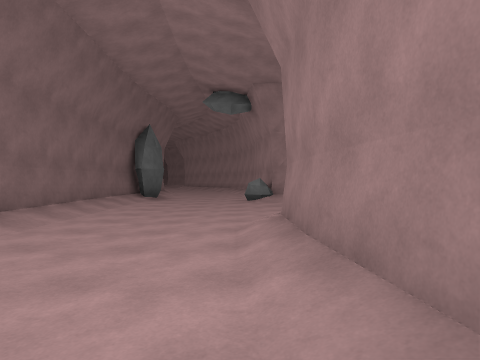
View 1 (above)

16 first-person views from a walk through a Unity game level. The camera is 1.3 m above the floor, looks level and sees 75° across. The floor is counted in squares, 2 m on a side. Each view is taken from the middle of a square. On the plan, view 1 faces up. The plan holds only what a view shows up to about 10 squares ahead; the rest is blank. The place goes on beyond the plan. The player character is not drawn.

View 2
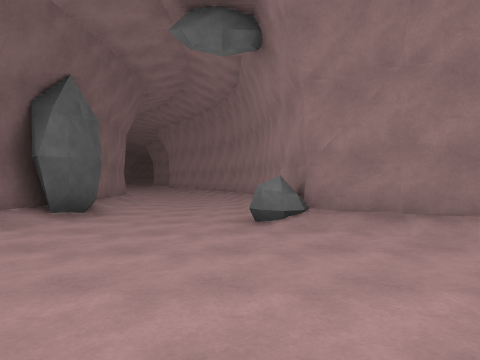

View 3
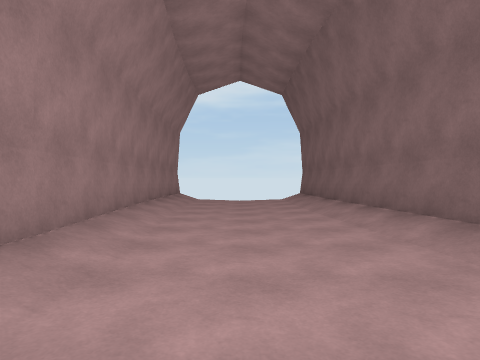

View 4
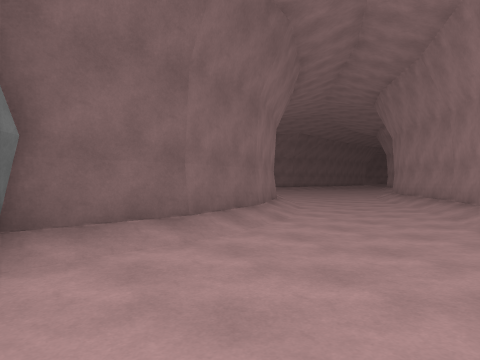

View 5
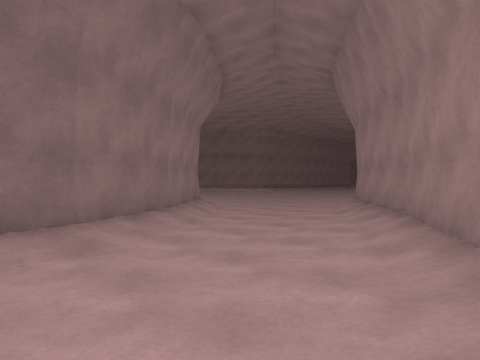

View 6
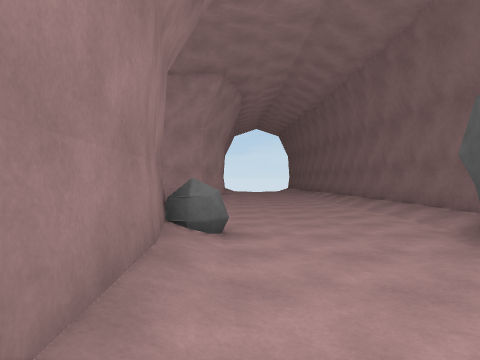

View 7
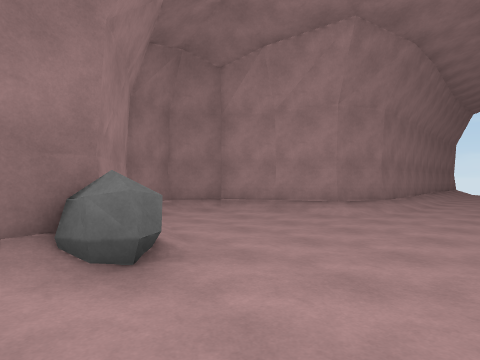

View 8
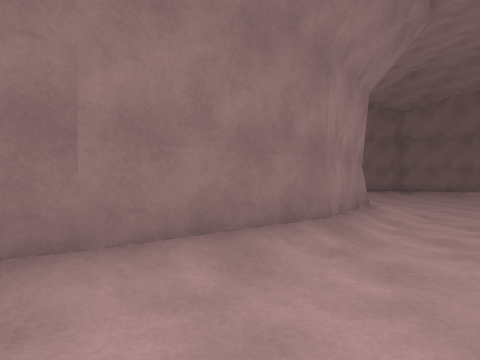

View 9
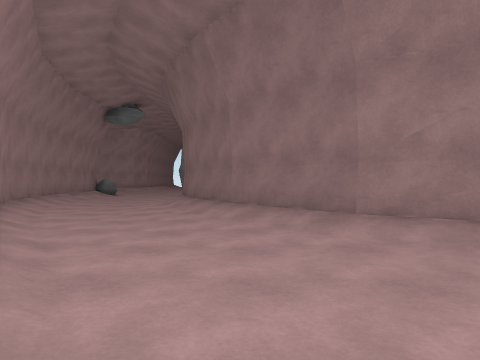

View 10
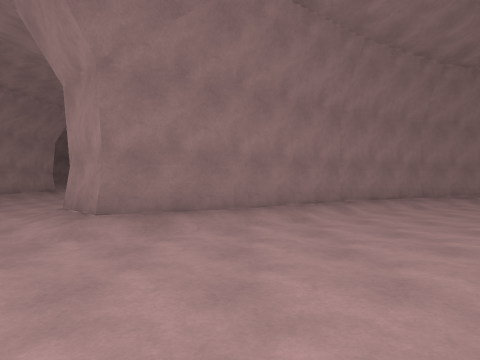

View 11
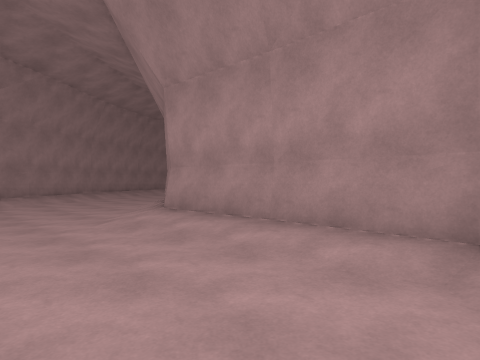

View 12
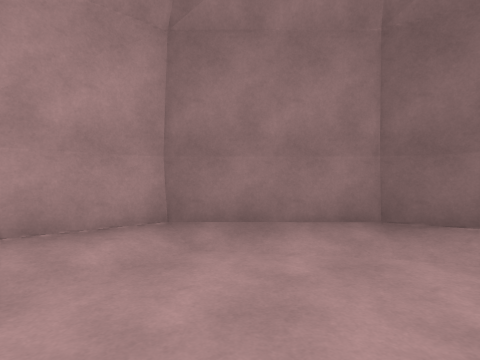

View 13
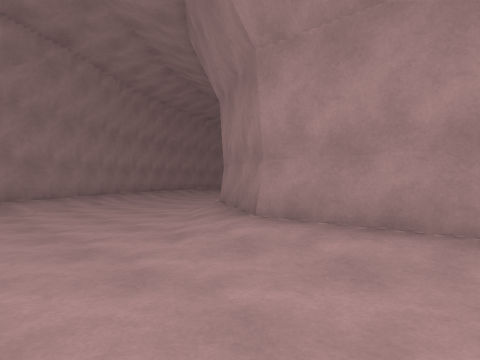

View 14
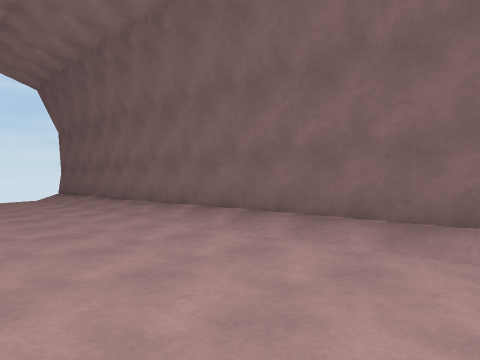

View 15
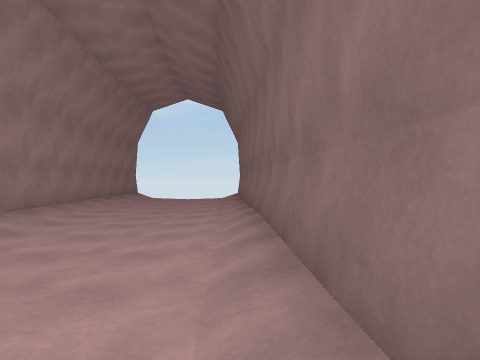

View 16
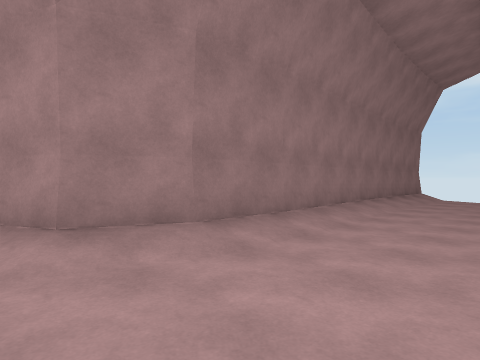

### Floor plan
Key: @ floor where view 1 was taken; # wall or solid block; . floor; / step, stairs or slope; O other object.
Columns run from 15 left of view 1 to 4 right of it. Each row starts with its distance up from view 1.
 23 #/.........##
 22 #/........./#
 21 ##//////.../##
 20  #######/.../##
 19        ##/.../#
 18         ##/...##
 17          ##/../#
 16           #/...##
 15            #/../#
 14            #/../#
 13            #/../#
 12            #/../#
 11            #O../#
 10            #O...O#
  9            #/.../###
  8            #/...../#
  7            #/...../#
  6            #/...//##
  5            #/...###
  4            #/../#
  3            #/../#
  2            #/../#
  1            #/../#
  0            ##..@#
 -1             #...#
 -2             #...#
 -3             #...#
 -4             #...#
 -5             #   #

Positions as (right, up) in squares from view 1, and headings:
1: (0, 0), facing up
2: (0, 5), facing up
3: (-1, 5), facing down
4: (0, 11), facing up-left
5: (0, 14), facing up-left
6: (0, 14), facing down
7: (-2, 11), facing down-right
8: (-3, 18), facing left
9: (-5, 23), facing down
10: (-8, 21), facing right
11: (-13, 23), facing down-right
12: (-11, 23), facing down-left
13: (-11, 23), facing down-right
14: (0, 6), facing down-left
15: (-3, 7), facing down
16: (-2, 6), facing down-right
